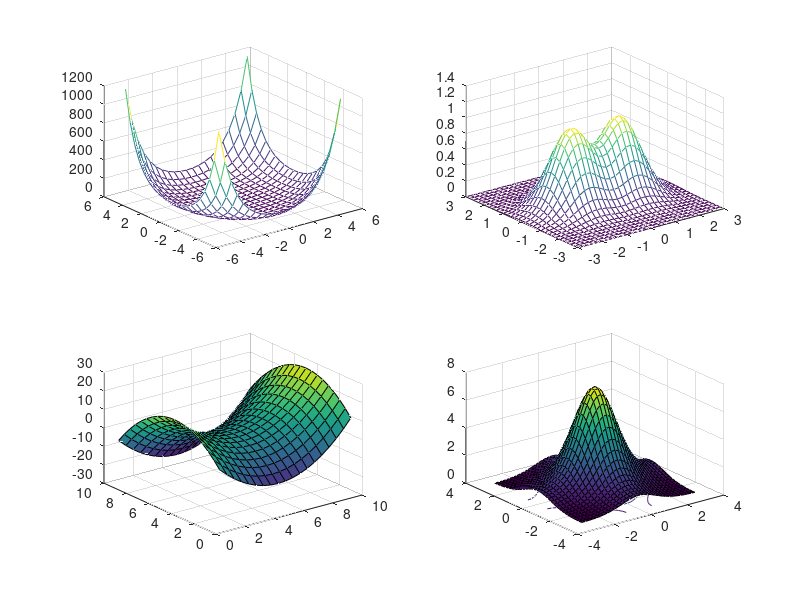

The MATLAB source for this figure:
%CW4_4

figure(1)
clear x y z;
[X, Y ]= meshgrid(-5:.5:5, -5:.5:5); 
Z = (X - Y).*(X+Y) + exp(sqrt(X.^2+Y.^2));
subplot(2,2,1), mesh(X,Y,Z)

clear x y z;
[X, Y ]= meshgrid(-3:.2:3, -3:.2:3); 
Z = exp(-(X-1).^2-Y.^2) + exp(-(X+1).^2-Y.^2);
subplot(2,2,2), meshc(X,Y,Z)

clear x y z;
[X, Y ]= meshgrid(1:.5:10, 1:.5:10); 
Z = (X-5).^2 - (Y-5).^2;
subplot(2,2,3), surf(X,Y,Z)

clear x y z;
[X, Y ]= meshgrid(-pi:.2:pi, -pi:.2:pi); 
Z = exp(cos(X)).*exp(cos(Y));
subplot(2,2,4), surfc(X,Y,Z)
